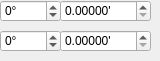
             <widget class="QWidget" name="DDmmmm">
              <widget class="QDoubleSpinBox" name="sbXMinutes">
               <property name="geometry">
                <rect>
                 <x>60</x>
                 <y>0</y>
                 <width>91</width>
                 <height>22</height>
                </rect>
               </property>
               <property name="keyboardTracking">
                <bool>false</bool>
               </property>
               <property name="suffix">
                <string>'</string>
               </property>
               <property name="decimals">
                <number>5</number>
               </property>
               <property name="minimum">
                <double>0.000000000000000</double>
               </property>
               <property name="maximum">
                <double>59.993899999999996</double>
               </property>
              </widget>
              <widget class="QDoubleSpinBox" name="sbYMinutes">
               <property name="geometry">
                <rect>
                 <x>60</x>
                 <y>30</y>
                 <width>91</width>
                 <height>22</height>
                </rect>
               </property>
               <property name="keyboardTracking">
                <bool>false</bool>
               </property>
               <property name="suffix">
                <string>'</string>
               </property>
               <property name="decimals">
                <number>5</number>
               </property>
               <property name="maximum">
                <double>59.993899999999996</double>
               </property>
              </widget>
              <widget class="QSpinBox" name="sbXDegrees">
               <property name="geometry">
                <rect>
                 <x>0</x>
                 <y>0</y>
                 <width>61</width>
                 <height>22</height>
                </rect>
               </property>
               <property name="keyboardTracking">
                <bool>false</bool>
               </property>
               <property name="suffix">
                <string>°</string>
               </property>
               <property name="minimum">
                <number>-89</number>
               </property>
               <property name="maximum">
                <number>89</number>
               </property>
              </widget>
              <widget class="QSpinBox" name="sbYDegrees">
               <property name="geometry">
                <rect>
                 <x>0</x>
                 <y>30</y>
                 <width>61</width>
                 <height>22</height>
                </rect>
               </property>
               <property name="keyboardTracking">
                <bool>false</bool>
               </property>
               <property name="suffix">
                <string>°</string>
               </property>
               <property name="minimum">
                <number>-180</number>
               </property>
              </widget>
             </widget>
